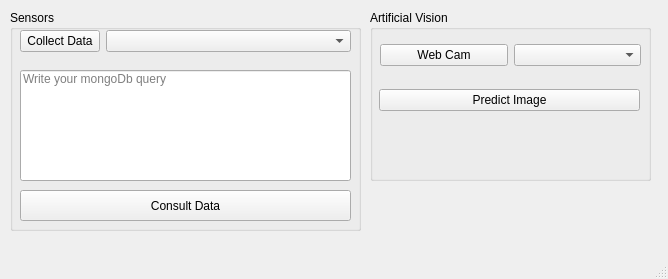
<?xml version="1.0" encoding="UTF-8"?>
<ui version="4.0">
 <class>MainWindow</class>
 <widget class="QMainWindow" name="MainWindow">
  <property name="enabled">
   <bool>true</bool>
  </property>
  <property name="geometry">
   <rect>
    <x>0</x>
    <y>0</y>
    <width>668</width>
    <height>279</height>
   </rect>
  </property>
  <property name="mouseTracking">
   <bool>false</bool>
  </property>
  <property name="windowTitle">
   <string>SiRap Caldas University</string>
  </property>
  <property name="windowIcon">
   <iconset>
    <normaloff>../Resources/Ucaldas.png</normaloff>../Resources/Ucaldas.png</iconset>
  </property>
  <widget class="QWidget" name="centralwidget">
   <widget class="QGroupBox" name="groupBox">
    <property name="geometry">
     <rect>
      <x>370</x>
      <y>10</y>
      <width>281</width>
      <height>171</height>
     </rect>
    </property>
    <property name="title">
     <string>Artificial Vision</string>
    </property>
    <widget class="QWidget" name="horizontalLayoutWidget">
     <property name="geometry">
      <rect>
       <x>10</x>
       <y>20</y>
       <width>261</width>
       <height>51</height>
      </rect>
     </property>
     <layout class="QHBoxLayout" name="horizontalLayout">
      <item>
       <widget class="QPushButton" name="Web_Cam">
        <property name="text">
         <string>Web Cam</string>
        </property>
       </widget>
      </item>
      <item>
       <widget class="QComboBox" name="seleccionarCamara">
        <property name="0" stdset="0">
         <string/>
        </property>
       </widget>
      </item>
     </layout>
    </widget>
    <widget class="QWidget" name="verticalLayoutWidget">
     <property name="geometry">
      <rect>
       <x>9</x>
       <y>79</y>
       <width>261</width>
       <height>91</height>
      </rect>
     </property>
     <layout class="QVBoxLayout" name="verticalLayout">
      <item>
       <widget class="QPushButton" name="predict_im">
        <property name="text">
         <string>Predict Image</string>
        </property>
       </widget>
      </item>
      <item>
       <widget class="QLabel" name="result">
        <property name="font">
         <font>
          <pointsize>15</pointsize>
         </font>
        </property>
        <property name="text">
         <string/>
        </property>
       </widget>
      </item>
     </layout>
    </widget>
   </widget>
   <widget class="QLabel" name="label">
    <property name="geometry">
     <rect>
      <x>550</x>
      <y>180</y>
      <width>91</width>
      <height>71</height>
     </rect>
    </property>
    <property name="text">
     <string/>
    </property>
    <property name="pixmap">
     <pixmap>../Resources/Ucaldas.png</pixmap>
    </property>
    <property name="scaledContents">
     <bool>true</bool>
    </property>
    <property name="alignment">
     <set>Qt::AlignCenter</set>
    </property>
   </widget>
   <widget class="QGroupBox" name="groupBox_2">
    <property name="geometry">
     <rect>
      <x>10</x>
      <y>10</y>
      <width>351</width>
      <height>221</height>
     </rect>
    </property>
    <property name="title">
     <string>Sensors</string>
    </property>
    <widget class="QLineEdit" name="lineEdit">
     <property name="geometry">
      <rect>
       <x>10</x>
       <y>60</y>
       <width>331</width>
       <height>111</height>
      </rect>
     </property>
     <property name="alignment">
      <set>Qt::AlignLeading|Qt::AlignLeft|Qt::AlignTop</set>
     </property>
     <property name="placeholderText">
      <string>Write your mongoDb query</string>
     </property>
    </widget>
    <widget class="QWidget" name="formLayoutWidget_2">
     <property name="geometry">
      <rect>
       <x>10</x>
       <y>20</y>
       <width>331</width>
       <height>31</height>
      </rect>
     </property>
     <layout class="QFormLayout" name="formLayout_2">
      <item row="0" column="0">
       <widget class="QPushButton" name="collect">
        <property name="text">
         <string>Collect Data</string>
        </property>
       </widget>
      </item>
      <item row="0" column="1">
       <widget class="QComboBox" name="opcionSerial"/>
      </item>
     </layout>
    </widget>
    <widget class="QPushButton" name="consult">
     <property name="geometry">
      <rect>
       <x>10</x>
       <y>180</y>
       <width>331</width>
       <height>31</height>
      </rect>
     </property>
     <property name="text">
      <string>Consult Data</string>
     </property>
    </widget>
   </widget>
  </widget>
  <widget class="QStatusBar" name="statusbar"/>
  <action name="actionConsultar">
   <property name="text">
    <string>Consultar</string>
   </property>
  </action>
  <action name="actionRecolectar">
   <property name="text">
    <string>Recolectar</string>
   </property>
  </action>
  <action name="actionCollect">
   <property name="text">
    <string>Collect</string>
   </property>
  </action>
  <action name="actionConsult">
   <property name="text">
    <string>Consult</string>
   </property>
  </action>
 </widget>
 <resources/>
 <connections/>
</ui>
